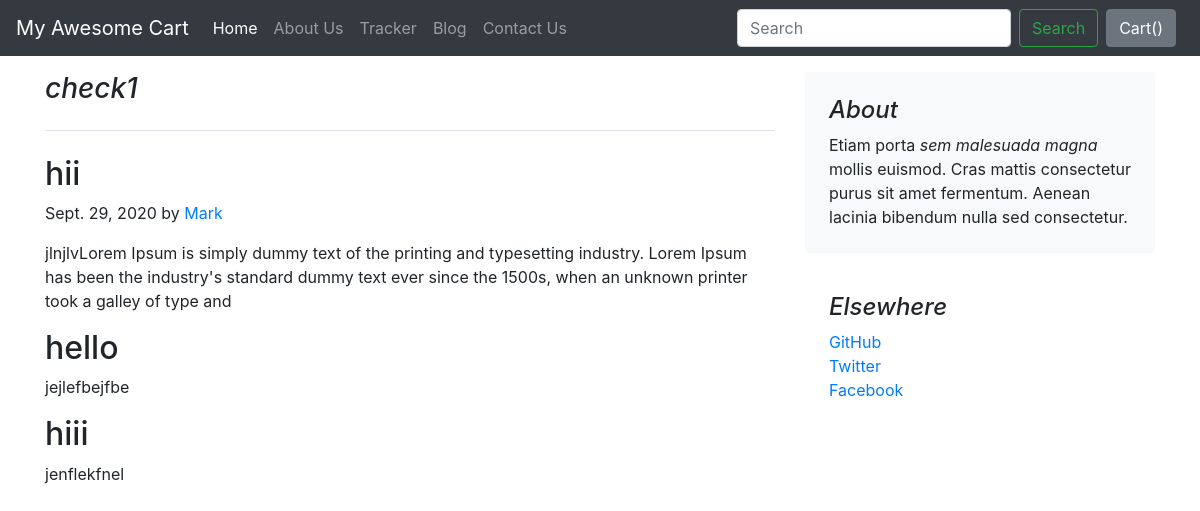
The page /blog/blogpost/1 on the database its author committed.
### blog/models.py (models this page shows)
class Blogpost(models.Model):
    post_id = models.AutoField(primary_key=True)
    title = models.CharField(max_length = 50)
    head0 = models.CharField(max_length = 500, default="")
    chead0 = models.CharField(max_length = 5000, default="")
    head1 = models.CharField(max_length = 500, default="")
    chead1 = models.CharField(max_length = 5000, default="")
    head2 = models.CharField(max_length = 500, default="")
    chead2 = models.CharField(max_length = 5000, default="")
    publish_date = models.DateField()
    thumbnail = models.ImageField(upload_to="blog/images",default="")
    def __str__(self):
        return self.title

### blog/views.py (the view)
# urls.py: path('blogpost/<int:id>', views.blogpost,name="blogPost"),
def blogpost(request,id):
    post = Blogpost.objects.filter(post_id=id)[0]
    print(post)
    return render (request,'blog/blogpost.html',{'post':post})

### blog/templates/blog/blogpost.html (shortened to what this page needs)
{% extends 'blog/basic.html' %}
{% block body %}
<main role="main" class="container">
  <div class="row my-3">
    <div class="col-md-8 blog-main">
      <h3 class="pb-4 mb-4 font-italic border-bottom">
        {{post.title}}
      </h3>
      <div class="blog-post">
        <h2 class="blog-post-title"> {{post.head0}}</h2>
        <p class="blog-post-meta"> {{post.publish_date}} by <a href="#">Mark</a></p>
        <p> {{post.chead0}}</p>
        <h2> {{post.head1}}</h2>
        <p> {{post.chead1}}</p>
        <h2> {{post.head2}}</h2>
        <p> {{post.chead2}}</p>
      </div>
    </div>
    <aside class="col-md-4 blog-sidebar">
      <div class="p-4 mb-3 bg-light rounded">
        <h4 class="font-italic">About</h4>
        <p class="mb-0">Etiam porta <em>sem malesuada magna</em> mollis euismod. Cras mattis consectetur purus sit amet
          fermentum. Aenean lacinia bibendum nulla sed consectetur.</p>
      </div>
      <div class="p-4">
        <h4 class="font-italic">Elsewhere</h4>
        <ol class="list-unstyled">
          <li><a href="#">GitHub</a></li>
          <li><a href="#">Twitter</a></li>
          <li><a href="#">Facebook</a></li>
        </ol>
      </div>
    </aside>
  </div>
</main>
{% endblock %}

### rows shown on the page
Blogpost: title "check1", head0 "hii", publish_date "Sept. 29, 2020", chead0 "jlnjlvLorem Ipsum is simply dummy text of the printing and typesetting industry. Lorem Ipsum has been the industry's standard dummy text ever since the 1500s, when an unknown printer took a galley of type and", head1 "hello", chead1 "jejlefbejfbe", head2 "hiii", chead2 "jenflekfnel"
